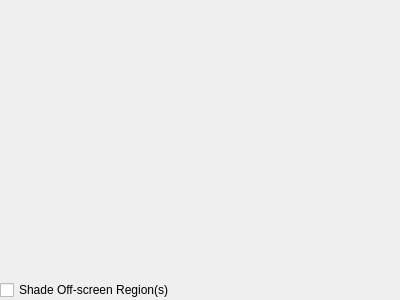
<?xml version="1.0" encoding="UTF-8"?>
<ui version="4.0">
 <class>NameTableVisualizerDockWidget</class>
 <widget class="QDockWidget" name="NameTableVisualizerDockWidget">
  <property name="geometry">
   <rect>
    <x>0</x>
    <y>0</y>
    <width>400</width>
    <height>300</height>
   </rect>
  </property>
  <property name="windowTitle">
   <string>NameTable Visualizer</string>
  </property>
  <widget class="QWidget" name="dockWidgetContents">
   <layout class="QGridLayout" name="gridLayout">
    <property name="margin">
     <number>0</number>
    </property>
    <property name="spacing">
     <number>0</number>
    </property>
    <item row="0" column="0">
     <widget class="QFrame" name="frame">
      <property name="sizePolicy">
       <sizepolicy hsizetype="Preferred" vsizetype="Expanding">
        <horstretch>0</horstretch>
        <verstretch>0</verstretch>
       </sizepolicy>
      </property>
      <property name="frameShape">
       <enum>QFrame::NoFrame</enum>
      </property>
      <property name="frameShadow">
       <enum>QFrame::Sunken</enum>
      </property>
      <layout class="QGridLayout" name="gridLayout_2">
       <property name="margin">
        <number>0</number>
       </property>
       <property name="spacing">
        <number>0</number>
       </property>
      </layout>
     </widget>
    </item>
    <item row="2" column="0">
     <layout class="QHBoxLayout" name="horizontalLayout_2">
      <item>
       <widget class="QCheckBox" name="showVisible">
        <property name="text">
         <string>Shade Off-screen Region(s)</string>
        </property>
       </widget>
      </item>
     </layout>
    </item>
   </layout>
  </widget>
 </widget>
 <resources/>
 <connections/>
</ui>
